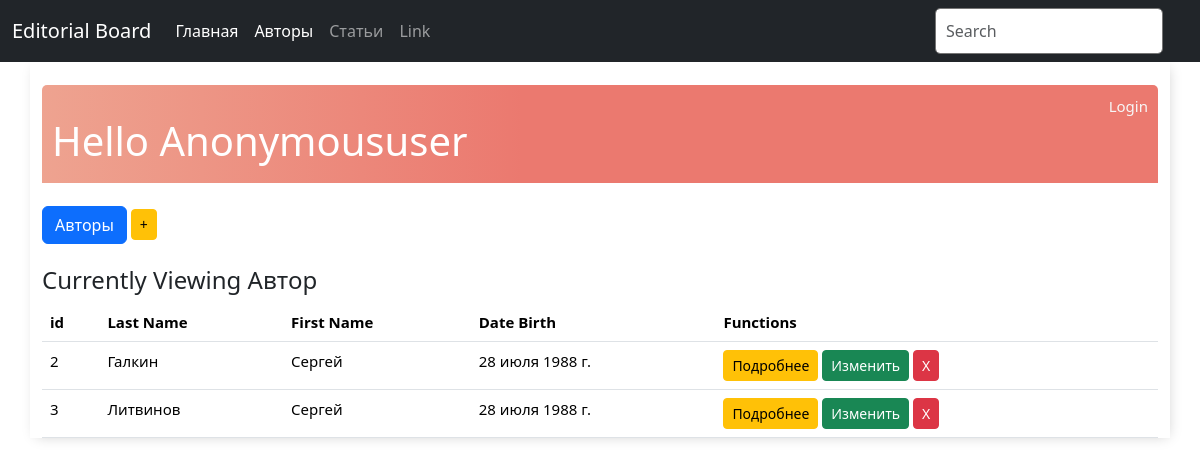
The app's page /display_authors/ with its own data.
### base/models.py (models this page shows, shortened)
class Person(models.Model):
    last_name = models.CharField(max_length=100, verbose_name="Фамилия автора")
    first_name = models.CharField(max_length=100, verbose_name="Имя автора")
    date_of_birth = models.DateField(verbose_name="Дата рождения", null=True, blank=True)
    class Meta:
        abstract = True

class Author(Person):
    pass

### base/views.py (the view)
# urls.py: path('display_authors/', views.display_authors, name='display_authors'),
def display_authors(request):
    authors = Author.objects.all()
    context = {
        'authors': authors,
        'header': 'Автор'
    }
    return render(request, 'author_list.html', context)

### base/templates/author_list.html (shortened to what this page needs)
{% extends 'base.html' %}
{% block content %}
<br>
<div class="header-bar">
    <div>
        <br>
        <h1>Hello {{ request.user|title }}</h1>
    </div>
    {% if request.user.is_authenticated %}
    <a href="{% url 'logout' %}">Logout</a>
    {% else %}
    <a href="{% url 'login' %}">Login</a>
    {% endif %}
</div>
<br>
<div class="button-group">
    <a href="{% url 'display_authors' %}" class="btn btn-primary btn-end" role="button">Авторы</a>
    <a href="{% url 'add_author' %}" class="btn btn-warning btn-sm" role="button"> +</a>
</div>
<br>
<h4>Currently Viewing {{ header }}</h4>
<table class="table table-hover">
    <thead>
        <tr>
            <th>id</th>
            <th>Last Name</th>
            <th>First Name</th>
            <th>Date Birth</th>
            <th>Functions</th>
        </tr>
    </thead>
    <tbody>
        {% for author in authors %}
            <tr>
                <td>{{ author.pk }}</td>
                <td>{{ author.last_name }}</td>
                <td>{{ author.first_name }}</td>
                <td>{{ author.date_of_birth }}</td>
                <td>
                    <a href="{% url 'author_detail' author.pk %}" class="btn btn-warning btn-sm" role="button"> Подробнее</a>
                    <a href="{% url 'edit_author' author.pk %}" class="btn btn-success btn-sm" role="button">Изменить</a>
                    <a href="{% url 'delete_author' author.pk %}" class="btn btn-danger btn-sm" role="button">X</a>
                </td>
            </tr>
        {% endfor %}
    </tbody>
</table>
{% endblock content %}

### base/static/css/styles.css (style rules this page uses)
body { background: #FAFAFA; font-family: 'Nunito Sans', sans-serif; }
.header-bar { display: flex; justify-content: space-between; color: #fff; padding: 10px; border-radius: 5px 5px 0 0; background: linear-gradient(90deg, #EEA390 0%, #EB796F 43%, #EB796F 100%); }
.header-bar a { color: rgb(247, 247, 247); text-decoration: none; }
::placeholder { font-weight: 300; opacity: 0.5; }

### records on screen
Author: pk "2", last_name "Галкин", first_name "Сергей", date_of_birth "28 июля 1988 г."
Author: pk "3", last_name "Литвинов", first_name "Сергей", date_of_birth "28 июля 1988 г."

### other values on screen
{{ request.user|title }} "Anonymoususer"
{{ header }} "Автор"
